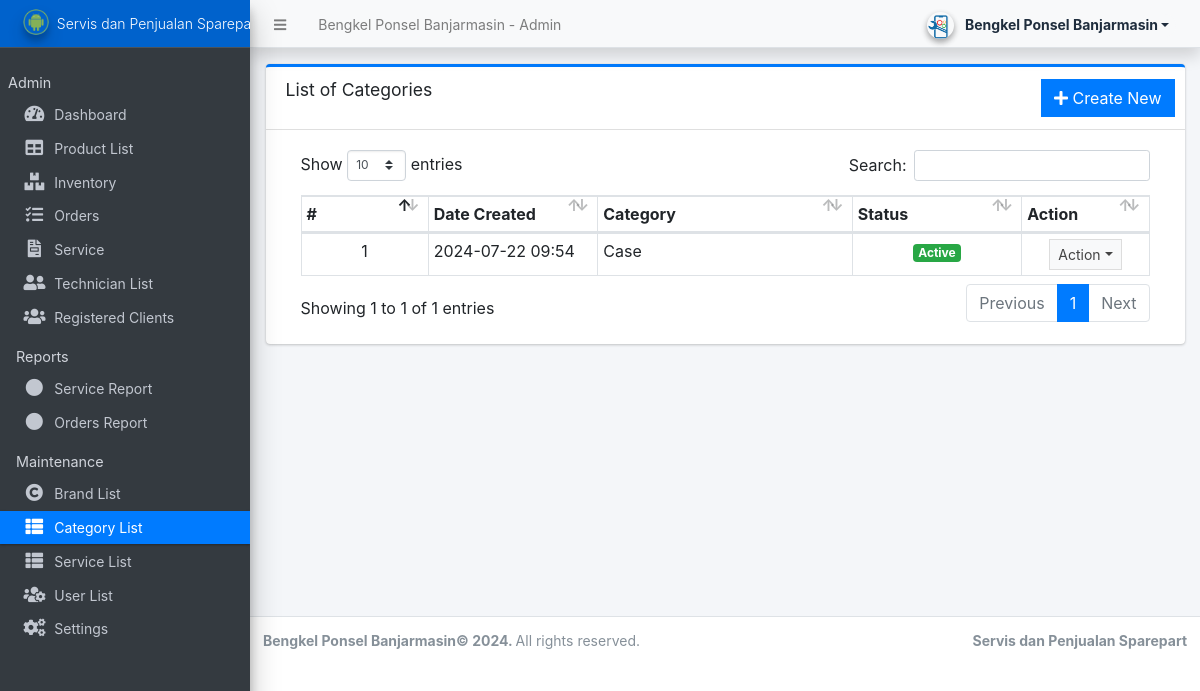
The app's page /admin/?page=maintenance/category (signed in) with its own data.
### tables this page shows
CREATE TABLE `categories` (
  `id` int(30) NOT NULL,
  `category` varchar(250) NOT NULL,
  `status` tinyint(1) NOT NULL DEFAULT 1,
  `delete_flag` tinyint(1) NOT NULL DEFAULT 0,
  `date_created` datetime NOT NULL DEFAULT current_timestamp()
);

### admin/maintenance/category.php (the view, shortened to what this page needs)
<div class="card card-outline card-primary">
	<div class="card-header">
		<h3 class="card-title">List of Categories</h3>
		<div class="card-tools">
			<a href="?page=maintenance/manage_category" class="btn btn-flat btn-primary"><span class="fas fa-plus"></span>  Create New</a>
		</div>
	</div>
	<div class="card-body">
		<div class="container-fluid">
        <div class="container-fluid">
			<table class="table table-bordered table-stripped">
				<colgroup>
					<col width="15%">
					<col width="20%">
					<col width="30%">
					<col width="20%">
					<col width="15%">
				</colgroup>
				<thead>
					<tr>
						<th>#</th>
						<th>Date Created</th>
						<th>Category</th>
						<th>Status</th>
						<th>Action</th>
					</tr>
				</thead>
				<tbody>
					<?php
					$i = 1;
						$qry = $conn->query("SELECT * from `categories` where delete_flag = 0 order by category asc ");
						while($row = $qry->fetch_assoc()):
					?>
						<tr>
							<td class="text-center"><?php echo $i++; ?></td>
							<td><?php echo date("Y-m-d H:i",strtotime($row['date_created'])) ?></td>
							<td><?php echo $row['category'] ?></td>
							<td class="text-center">
                                <?php if($row['status'] == 1): ?>
                                    <span class="badge badge-success">Active</span>
                                <?php else: ?>
                                    <span class="badge badge-danger">Inactive</span>
                                <?php endif; ?>
                            </td>
							<td align="center">
								 <button type="button" class="btn btn-flat btn-default btn-sm dropdown-toggle dropdown-icon" data-toggle="dropdown">
				                  		Action
				                  </button>
							</td>
						</tr>
					<?php endwhile; ?>
				</tbody>
			</table>
		</div>
		</div>
	</div>
</div>

### records on screen
categories: date_created "2024-07-22 09:54", category "Case", status "Active"

### other values on screen
$_settings->info('name') "Bengkel Ponsel Banjarmasin"
$_settings->userdata('firstname').' '.$_settings->userdata('lastname') "Bengkel Ponsel Banjarmasin"
$_settings->info('short_name') "Servis dan Penjualan…"
$_settings->info('short_name') "Servis dan Penjualan Sparepart"
